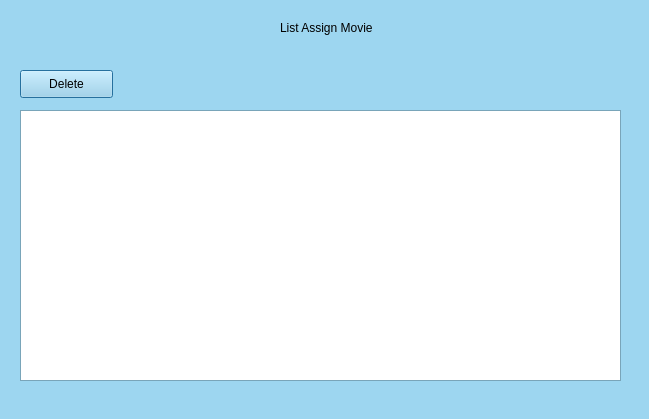
<?xml version="1.0" encoding="UTF-8"?>
<ui version="4.0">
 <class>ListAssignMovie</class>
 <widget class="QDialog" name="ListAssignMovie">
  <property name="geometry">
   <rect>
    <x>0</x>
    <y>0</y>
    <width>649</width>
    <height>419</height>
   </rect>
  </property>
  <property name="palette">
   <palette>
    <active>
     <colorrole role="WindowText">
      <brush brushstyle="SolidPattern">
       <color alpha="255">
        <red>0</red>
        <green>0</green>
        <blue>0</blue>
       </color>
      </brush>
     </colorrole>
     <colorrole role="Button">
      <brush brushstyle="SolidPattern">
       <color alpha="255">
        <red>157</red>
        <green>214</green>
        <blue>240</blue>
       </color>
      </brush>
     </colorrole>
     <colorrole role="Light">
      <brush brushstyle="SolidPattern">
       <color alpha="255">
        <red>255</red>
        <green>255</green>
        <blue>255</blue>
       </color>
      </brush>
     </colorrole>
     <colorrole role="Midlight">
      <brush brushstyle="SolidPattern">
       <color alpha="255">
        <red>206</red>
        <green>234</green>
        <blue>247</blue>
       </color>
      </brush>
     </colorrole>
     <colorrole role="Dark">
      <brush brushstyle="SolidPattern">
       <color alpha="255">
        <red>78</red>
        <green>107</green>
        <blue>120</blue>
       </color>
      </brush>
     </colorrole>
     <colorrole role="Mid">
      <brush brushstyle="SolidPattern">
       <color alpha="255">
        <red>105</red>
        <green>143</green>
        <blue>160</blue>
       </color>
      </brush>
     </colorrole>
     <colorrole role="Text">
      <brush brushstyle="SolidPattern">
       <color alpha="255">
        <red>0</red>
        <green>0</green>
        <blue>0</blue>
       </color>
      </brush>
     </colorrole>
     <colorrole role="BrightText">
      <brush brushstyle="SolidPattern">
       <color alpha="255">
        <red>255</red>
        <green>255</green>
        <blue>255</blue>
       </color>
      </brush>
     </colorrole>
     <colorrole role="ButtonText">
      <brush brushstyle="SolidPattern">
       <color alpha="255">
        <red>0</red>
        <green>0</green>
        <blue>0</blue>
       </color>
      </brush>
     </colorrole>
     <colorrole role="Base">
      <brush brushstyle="SolidPattern">
       <color alpha="255">
        <red>255</red>
        <green>255</green>
        <blue>255</blue>
       </color>
      </brush>
     </colorrole>
     <colorrole role="Window">
      <brush brushstyle="SolidPattern">
       <color alpha="255">
        <red>157</red>
        <green>214</green>
        <blue>240</blue>
       </color>
      </brush>
     </colorrole>
     <colorrole role="Shadow">
      <brush brushstyle="SolidPattern">
       <color alpha="255">
        <red>0</red>
        <green>0</green>
        <blue>0</blue>
       </color>
      </brush>
     </colorrole>
     <colorrole role="AlternateBase">
      <brush brushstyle="SolidPattern">
       <color alpha="255">
        <red>206</red>
        <green>234</green>
        <blue>247</blue>
       </color>
      </brush>
     </colorrole>
     <colorrole role="ToolTipBase">
      <brush brushstyle="SolidPattern">
       <color alpha="255">
        <red>255</red>
        <green>255</green>
        <blue>220</blue>
       </color>
      </brush>
     </colorrole>
     <colorrole role="ToolTipText">
      <brush brushstyle="SolidPattern">
       <color alpha="255">
        <red>0</red>
        <green>0</green>
        <blue>0</blue>
       </color>
      </brush>
     </colorrole>
    </active>
    <inactive>
     <colorrole role="WindowText">
      <brush brushstyle="SolidPattern">
       <color alpha="255">
        <red>0</red>
        <green>0</green>
        <blue>0</blue>
       </color>
      </brush>
     </colorrole>
     <colorrole role="Button">
      <brush brushstyle="SolidPattern">
       <color alpha="255">
        <red>157</red>
        <green>214</green>
        <blue>240</blue>
       </color>
      </brush>
     </colorrole>
     <colorrole role="Light">
      <brush brushstyle="SolidPattern">
       <color alpha="255">
        <red>255</red>
        <green>255</green>
        <blue>255</blue>
       </color>
      </brush>
     </colorrole>
     <colorrole role="Midlight">
      <brush brushstyle="SolidPattern">
       <color alpha="255">
        <red>206</red>
        <green>234</green>
        <blue>247</blue>
       </color>
      </brush>
     </colorrole>
     <colorrole role="Dark">
      <brush brushstyle="SolidPattern">
       <color alpha="255">
        <red>78</red>
        <green>107</green>
        <blue>120</blue>
       </color>
      </brush>
     </colorrole>
     <colorrole role="Mid">
      <brush brushstyle="SolidPattern">
       <color alpha="255">
        <red>105</red>
        <green>143</green>
        <blue>160</blue>
       </color>
      </brush>
     </colorrole>
     <colorrole role="Text">
      <brush brushstyle="SolidPattern">
       <color alpha="255">
        <red>0</red>
        <green>0</green>
        <blue>0</blue>
       </color>
      </brush>
     </colorrole>
     <colorrole role="BrightText">
      <brush brushstyle="SolidPattern">
       <color alpha="255">
        <red>255</red>
        <green>255</green>
        <blue>255</blue>
       </color>
      </brush>
     </colorrole>
     <colorrole role="ButtonText">
      <brush brushstyle="SolidPattern">
       <color alpha="255">
        <red>0</red>
        <green>0</green>
        <blue>0</blue>
       </color>
      </brush>
     </colorrole>
     <colorrole role="Base">
      <brush brushstyle="SolidPattern">
       <color alpha="255">
        <red>255</red>
        <green>255</green>
        <blue>255</blue>
       </color>
      </brush>
     </colorrole>
     <colorrole role="Window">
      <brush brushstyle="SolidPattern">
       <color alpha="255">
        <red>157</red>
        <green>214</green>
        <blue>240</blue>
       </color>
      </brush>
     </colorrole>
     <colorrole role="Shadow">
      <brush brushstyle="SolidPattern">
       <color alpha="255">
        <red>0</red>
        <green>0</green>
        <blue>0</blue>
       </color>
      </brush>
     </colorrole>
     <colorrole role="AlternateBase">
      <brush brushstyle="SolidPattern">
       <color alpha="255">
        <red>206</red>
        <green>234</green>
        <blue>247</blue>
       </color>
      </brush>
     </colorrole>
     <colorrole role="ToolTipBase">
      <brush brushstyle="SolidPattern">
       <color alpha="255">
        <red>255</red>
        <green>255</green>
        <blue>220</blue>
       </color>
      </brush>
     </colorrole>
     <colorrole role="ToolTipText">
      <brush brushstyle="SolidPattern">
       <color alpha="255">
        <red>0</red>
        <green>0</green>
        <blue>0</blue>
       </color>
      </brush>
     </colorrole>
    </inactive>
    <disabled>
     <colorrole role="WindowText">
      <brush brushstyle="SolidPattern">
       <color alpha="255">
        <red>78</red>
        <green>107</green>
        <blue>120</blue>
       </color>
      </brush>
     </colorrole>
     <colorrole role="Button">
      <brush brushstyle="SolidPattern">
       <color alpha="255">
        <red>157</red>
        <green>214</green>
        <blue>240</blue>
       </color>
      </brush>
     </colorrole>
     <colorrole role="Light">
      <brush brushstyle="SolidPattern">
       <color alpha="255">
        <red>255</red>
        <green>255</green>
        <blue>255</blue>
       </color>
      </brush>
     </colorrole>
     <colorrole role="Midlight">
      <brush brushstyle="SolidPattern">
       <color alpha="255">
        <red>206</red>
        <green>234</green>
        <blue>247</blue>
       </color>
      </brush>
     </colorrole>
     <colorrole role="Dark">
      <brush brushstyle="SolidPattern">
       <color alpha="255">
        <red>78</red>
        <green>107</green>
        <blue>120</blue>
       </color>
      </brush>
     </colorrole>
     <colorrole role="Mid">
      <brush brushstyle="SolidPattern">
       <color alpha="255">
        <red>105</red>
        <green>143</green>
        <blue>160</blue>
       </color>
      </brush>
     </colorrole>
     <colorrole role="Text">
      <brush brushstyle="SolidPattern">
       <color alpha="255">
        <red>78</red>
        <green>107</green>
        <blue>120</blue>
       </color>
      </brush>
     </colorrole>
     <colorrole role="BrightText">
      <brush brushstyle="SolidPattern">
       <color alpha="255">
        <red>255</red>
        <green>255</green>
        <blue>255</blue>
       </color>
      </brush>
     </colorrole>
     <colorrole role="ButtonText">
      <brush brushstyle="SolidPattern">
       <color alpha="255">
        <red>78</red>
        <green>107</green>
        <blue>120</blue>
       </color>
      </brush>
     </colorrole>
     <colorrole role="Base">
      <brush brushstyle="SolidPattern">
       <color alpha="255">
        <red>157</red>
        <green>214</green>
        <blue>240</blue>
       </color>
      </brush>
     </colorrole>
     <colorrole role="Window">
      <brush brushstyle="SolidPattern">
       <color alpha="255">
        <red>157</red>
        <green>214</green>
        <blue>240</blue>
       </color>
      </brush>
     </colorrole>
     <colorrole role="Shadow">
      <brush brushstyle="SolidPattern">
       <color alpha="255">
        <red>0</red>
        <green>0</green>
        <blue>0</blue>
       </color>
      </brush>
     </colorrole>
     <colorrole role="AlternateBase">
      <brush brushstyle="SolidPattern">
       <color alpha="255">
        <red>157</red>
        <green>214</green>
        <blue>240</blue>
       </color>
      </brush>
     </colorrole>
     <colorrole role="ToolTipBase">
      <brush brushstyle="SolidPattern">
       <color alpha="255">
        <red>255</red>
        <green>255</green>
        <blue>220</blue>
       </color>
      </brush>
     </colorrole>
     <colorrole role="ToolTipText">
      <brush brushstyle="SolidPattern">
       <color alpha="255">
        <red>0</red>
        <green>0</green>
        <blue>0</blue>
       </color>
      </brush>
     </colorrole>
    </disabled>
   </palette>
  </property>
  <property name="windowTitle">
   <string>Dialog</string>
  </property>
  <widget class="QLabel" name="label">
   <property name="geometry">
    <rect>
     <x>280</x>
     <y>20</y>
     <width>121</width>
     <height>16</height>
    </rect>
   </property>
   <property name="text">
    <string>List Assign Movie</string>
   </property>
  </widget>
  <widget class="QTableView" name="tableView">
   <property name="geometry">
    <rect>
     <x>20</x>
     <y>110</y>
     <width>601</width>
     <height>271</height>
    </rect>
   </property>
  </widget>
  <widget class="QPushButton" name="btnDel">
   <property name="geometry">
    <rect>
     <x>20</x>
     <y>70</y>
     <width>93</width>
     <height>28</height>
    </rect>
   </property>
   <property name="text">
    <string>Delete</string>
   </property>
  </widget>
 </widget>
 <resources/>
 <connections/>
</ui>
